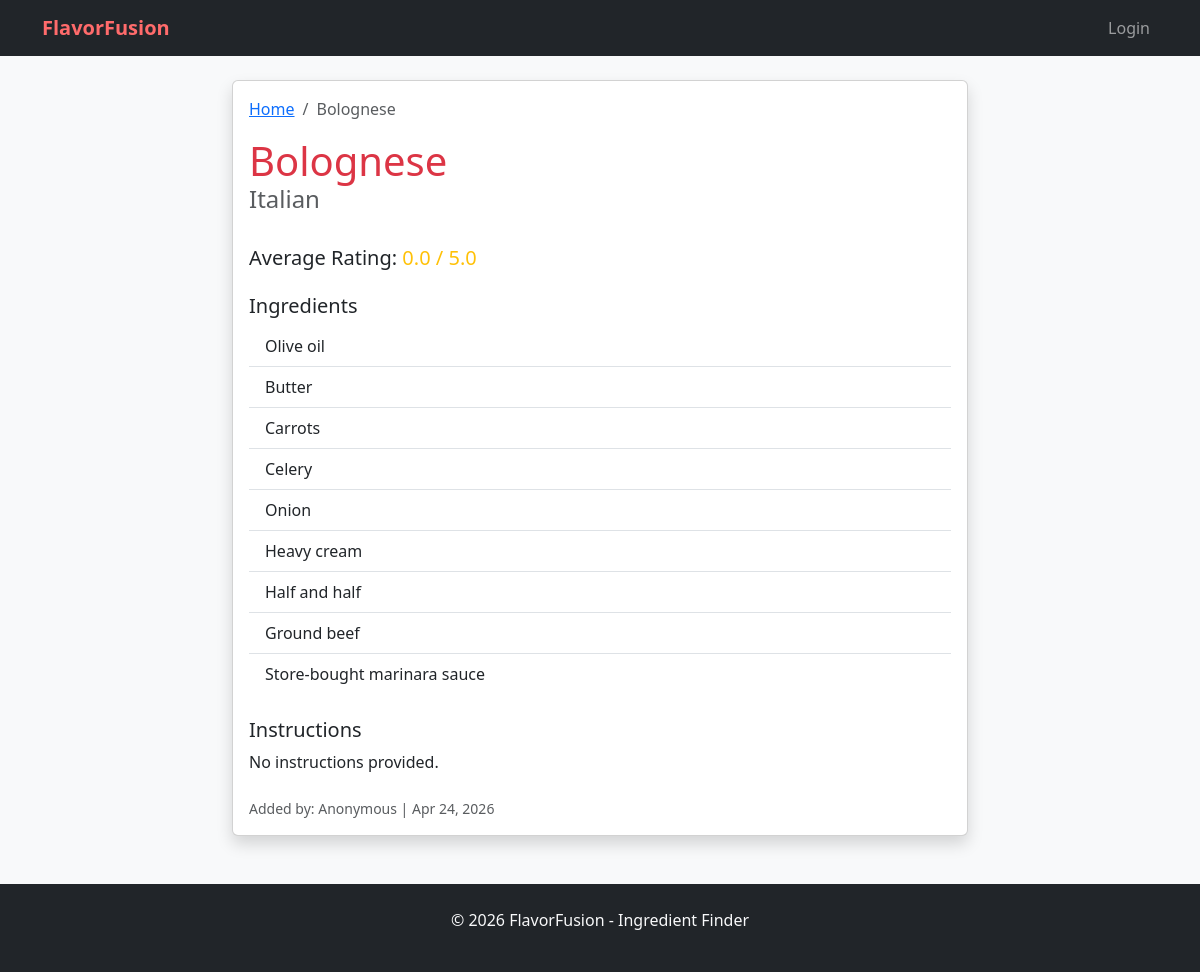
Page /recipe/1/ on the committed database.
### recipes/models.py (models this page shows, shortened)
class Recipe(models.Model):
    title = models.CharField(max_length=200)
    country = models.ForeignKey(Country, on_delete=models.CASCADE, related_name='recipes')
    ingredients = models.ManyToManyField(Ingredient, related_name='recipes')
    dietary_tags = models.ManyToManyField(DietaryTag, related_name='recipes', blank=True)
    instructions = models.TextField(blank=True)
    author = models.ForeignKey(User, on_delete=models.SET_NULL, null=True, blank=True)
    created_at = models.DateTimeField(auto_now_add=True)
    calories = models.PositiveIntegerField(null=True, blank=True, help_text="Calories per serving")
    protein = models.PositiveIntegerField(null=True, blank=True, help_text="Protein (g) per serving")
    carbs = models.PositiveIntegerField(null=True, blank=True, help_text="Carbs (g) per serving")
    fat = models.PositiveIntegerField(null=True, blank=True, help_text="Fat (g) per serving")
    @property
    def average_rating(self):
        ratings = self.ratings.all()
        if not ratings:
            return 0
        return sum(r.score for r in ratings) / len(ratings)

class Country(models.Model):
    name = models.CharField(max_length=100, unique=True)

class Ingredient(models.Model):
    name = models.CharField(max_length=200, unique=True)

### recipes/views.py (the view)
# urls.py: path('recipe/<int:pk>/', views.recipe_detail, name='recipe_detail'),
def recipe_detail(request, pk):
    recipe = get_object_or_404(Recipe, pk=pk)
    is_favorite = False
    if request.user.is_authenticated:
        is_favorite = Favorite.objects.filter(user=request.user, recipe=recipe).exists()
    return render(request, 'recipes/recipe_detail.html', {
        'recipe': recipe,
        'is_favorite': is_favorite,
        'stars': range(1, 6)
    })

### templates/recipes/recipe_detail.html (shortened to what this page needs)
{% extends 'base.html' %}
{% block content %}
<div class="row justify-content-center">
    <div class="col-md-8">
        <div class="card shadow">
            <div class="card-body">
                <nav aria-label="breadcrumb">
                  <ol class="breadcrumb">
                    <li class="breadcrumb-item"><a href="{% url 'home' %}">Home</a></li>
                    <li class="breadcrumb-item active" aria-current="page">{{ recipe.title }}</li>
                  </ol>
                </nav>
                <div class="d-flex justify-content-between align-items-center mb-4">
                    <div>
                        <h1 class="card-title text-danger mb-0">{{ recipe.title }}</h1>
                        <h4 class="text-muted">{{ recipe.country.name }}</h4>
                    </div>
                </div>
                <div class="mb-4">
                    <h5>Average Rating: <span class="text-warning">{{ recipe.average_rating|floatformat:1 }} / 5.0</span></h5>
                </div>
                <div class="mb-4">
                    <h5>Ingredients</h5>
                    <ul class="list-group list-group-flush">
                        {% for ingredient in recipe.ingredients.all %}
                            <li class="list-group-item">{{ ingredient.name }}</li>
                        {% endfor %}
                    </ul>
                </div>
                <div class="mb-4">
                    <h5>Instructions</h5>
                    <p class="card-text" style="white-space: pre-wrap;">{{ recipe.instructions|default:"No instructions provided." }}</p>
                </div>
                <div class="text-muted small">
                    Added by: {{ recipe.author.username|default:"Anonymous" }} | {{ recipe.created_at|date:"M d, Y" }}
                </div>
            </div>
        </div>
    </div>
</div>
{% endblock %}

### templates/base.html (style rules this page uses)
body { background-color: #f8f9fa; }

### rows in the picture
Recipe: title "Bolognese", country.name "Italian", average_rating "0.0", instructions "No instructions provided.", author.username "Anonymous", created_at "Apr 24, 2026"
Ingredient: name "Olive oil"
Ingredient: name "Butter"
Ingredient: name "Carrots"
Ingredient: name "Celery"
Ingredient: name "Onion"
Ingredient: name "Heavy cream"
Ingredient: name "Half and half"
Ingredient: name "Ground beef"
Ingredient: name "Store-bought marinara sauce"
